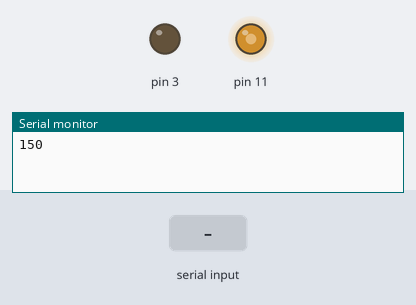
A sketch run on a simulated Arduino Uno, built with avr-gcc and run on an emulated ATmega328P. Shown: output pins drawn as LEDs (lit = HIGH), the last lines printed to the serial monitor. The inputs (shaded band) are chosen by the test bench.

Above: at 1.2 s.
1.3 s: "1" received over Serial
At 1.7 s:
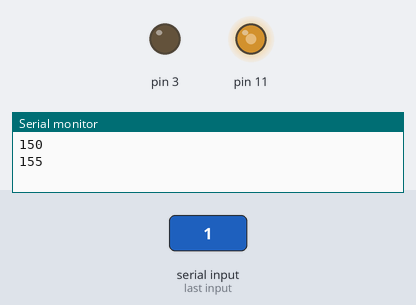
2.8 s: "0" received over Serial
At 4.0 s:
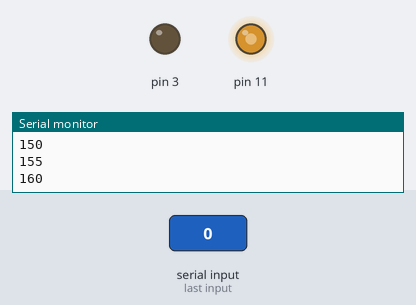
Timing chart, 0 to 5.8 s (numbered marks = the images above; inputs shaded):
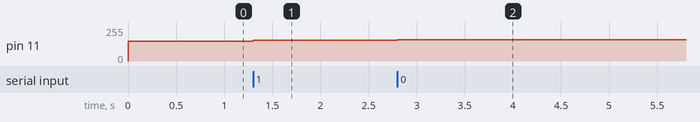

Measured:
- after the input at 1.3 s, pin 11: 150/255 → 155/255 at once
- after the input at 2.8 s, pin 11: 155/255 → 160/255 at once

The sketch:

serial_set.ino
```cpp
#define SENSOR_PIN A0

#define PWM_START 150
#define INC 5

bool read = false;
int start = 0;
int pwm = PWM_START;
// Matching the frequency of the Teensy
void setup() {
  Serial.begin(9600);
  pinMode(3, OUTPUT);
  pinMode(11, OUTPUT);
  TCCR2A = _BV(COM2A1) | _BV(COM2B1) | _BV(WGM21) | _BV(WGM20);
  TCCR2B = _BV(CS22);

  OCR2A = pwm;
  OCR2B = 0;
  Serial.println(pwm);

  delay(50);
}

void loop() {
  if (Serial.available() > 0) {
    Serial.read();
    pwm += INC;
    OCR2A = pwm;
    Serial.println(pwm);
    // read = true;
    // start = millis();
  }

  // if (read && millis() - start > 200) {
  //   int sensorValue = analogRead(SENSOR_PIN);

  //   byte highByte = (sensorValue >> 8) & 0xFF;
  //   byte lowByte = sensorValue & 0xFF;
  //   Serial.write(highByte);
  //   Serial.write(lowByte);

  //   read = false;
  // }
}
```
